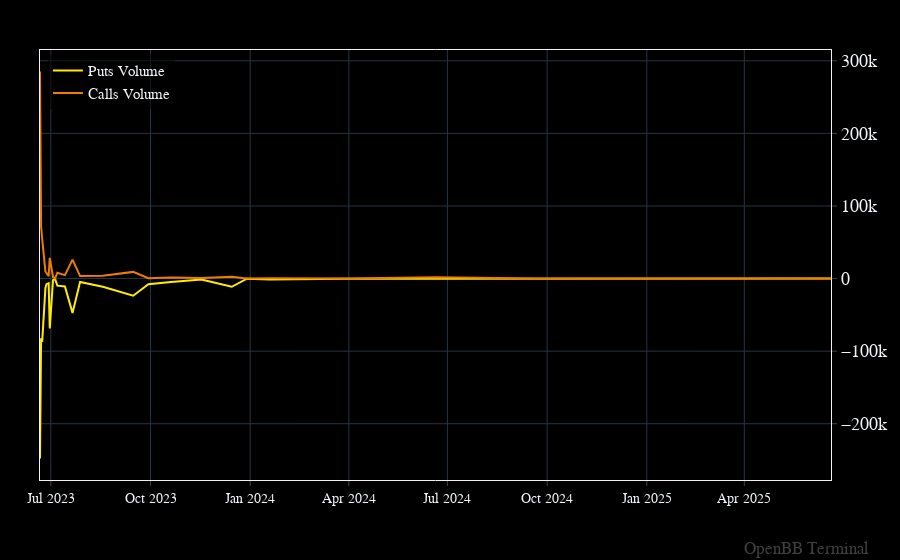

The cell this chart's notebook holds for it:
### Code cell
openbb.forecast.plot(vol, vol.columns.to_list())

### Figure 1 — Plotly figure (JSON) as saved in the notebook; plotly's stock layout.template omitted (floating-point values rounded to 4 significant figures)
{"data": [{"hovertemplate": "%{y}<extra></extra>", "name": "Puts Volume", "type": "scatter", "x": ["2023-06-21", "2023-06-22", "2023-06-23", "2023-06-26", "2023-06-27", "2023-06-28", "2023-06-29", "2023-06-30", "2023-07-03", "2023-07-05", "2023-07-07", "2023-07-14", "2023-07-21", "2023-07-28", "2023-08-18", "2023-09-15", "2023-09-29", "2023-10-20", "2023-11-17", "2023-12-15", "2023-12-29", "2024-01-19", "2024-03-15", "2024-03-28", "2024-06-21", "2024-09-20", "2024-12-20", "2025-01-17", "2025-06-20"], "y": [-247889, -82288, -87340, -12838, -7763, -6689, -6408, -68648, -2258, -760, -9763, -10826, -47284, -4743, -11252, -23580, -7922, -4778, -1280, -11298, -193, -1175, -252, -142, -169, -11, -171, -58, -33]}, {"hovertemplate": "%{y}<extra></extra>", "name": "Calls Volume", "type": "scatter", "x": ["2023-06-21", "2023-06-22", "2023-06-23", "2023-06-26", "2023-06-27", "2023-06-28", "2023-06-29", "2023-06-30", "2023-07-03", "2023-07-05", "2023-07-07", "2023-07-14", "2023-07-21", "2023-07-28", "2023-08-18", "2023-09-15", "2023-09-29", "2023-10-20", "2023-11-17", "2023-12-15", "2023-12-29", "2024-01-19", "2024-03-15", "2024-03-28", "2024-06-21", "2024-09-20", "2024-12-20", "2025-01-17", "2025-06-20"], "y": [285260, 71768, 54809, 9810, 7634, 4954, 3197, 28486, 2118, 291, 8090, 4797, 26129, 3466, 3999, 9188, 410, 1460, 716, 2436, 251, 429, 101, 5, 1655, 3, 73, 178, 74]}], "layout": {"annotations": [{"font": {"color": "gray", "size": 17}, "opacity": 0.5, "showarrow": false, "text": "OpenBB Terminal", "x": 1, "xanchor": "right", "xref": "paper", "xshift": 40, "y": 0, "yanchor": "bottom", "yref": "paper", "yshift": -80}], "bargap": 0, "bargroupgap": 0, "barmode": "overlay", "legend": {"orientation": "v"}, "margin": {"b": 80, "l": 40, "r": 50, "t": 50}}}
